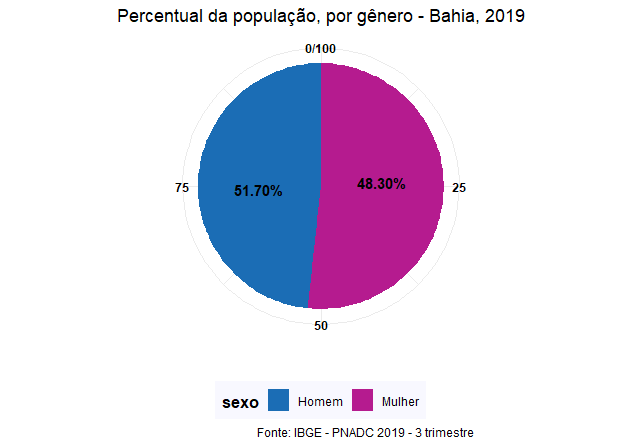

Here is the R script that generated this plot:


library(ggplot2)
library(ggthemes)
library(RColorBrewer)
library(Cairo)
library(dplyr)


# dataset
pnadCsexo <- read.csv2("pnadCsexo.csv", h=T, dec=",") # ok 

# Grafico
ggplot(pnadCsexo,aes(x="", y=percent, fill=sexo)) +
  geom_bar(width=1, stat = "identity") +
  coord_polar("y", start=0) +
  geom_text(aes(y=yposicao_legenda, label = sprintf("%1.2f%%",percent)), size = 4,
            color = 'black',fontface='bold') +
  scale_fill_manual(values = c("#1b6db5","#b51b8f"))+
  labs(x="",y="", title="Percentual da população, por gênero - Bahia, 2019",
       caption = "Fonte: IBGE - PNADC 2019 - 3 trimestre") +
  theme_minimal() +
  theme(legend.position="bottom", legend.title = element_text(colour="Black", size=12, face="bold"), legend.background = element_rect(fill="ghostwhite", size=0.5, linetype="blank") )+
  theme(plot.title = element_text(hjust = 0.5),
        axis.text.x = element_text(face="bold", color="#000000", 
                                   size=9))
